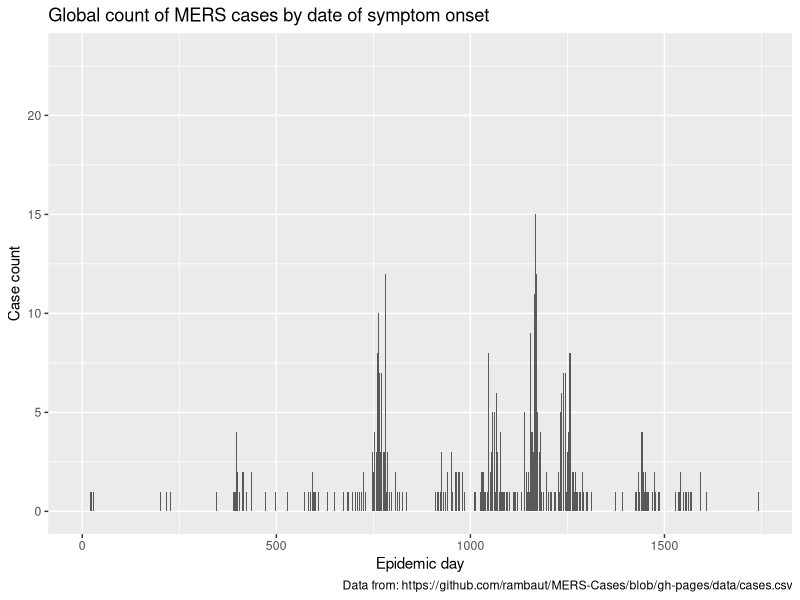

The R source for this figure:
############################ Emma  Oschrin
############################ github test
mers <- read.csv('cases.csv')
head(mers)
class(mers$onset)

#correct errors
mers$hospitalized[890] <- c('2015-02-20')
mers <- mers[-471,]

library(lubridate)
mers$onset2 <- ymd(mers$onset)
mers$hospitalized2 <- ymd(mers$hospitalized)
class(mers$onset2)

day0 <- min(na.omit(mers$onset2))
mers$epi.day <- as.numeric(mers$onset2 - day0)

#making a plot in ggplot2
library(ggplot2)
ggplot(data=mers) +
  geom_bar(mapping = aes(x=epi.day)) +
  labs(x='Epidemic day', y='Case count', title = 'Global count of MERS cases by date of symptom onset',
       caption = "Data from: https://github.com/rambaut/MERS-Cases/blob/gh-pages/data/cases.csv")

